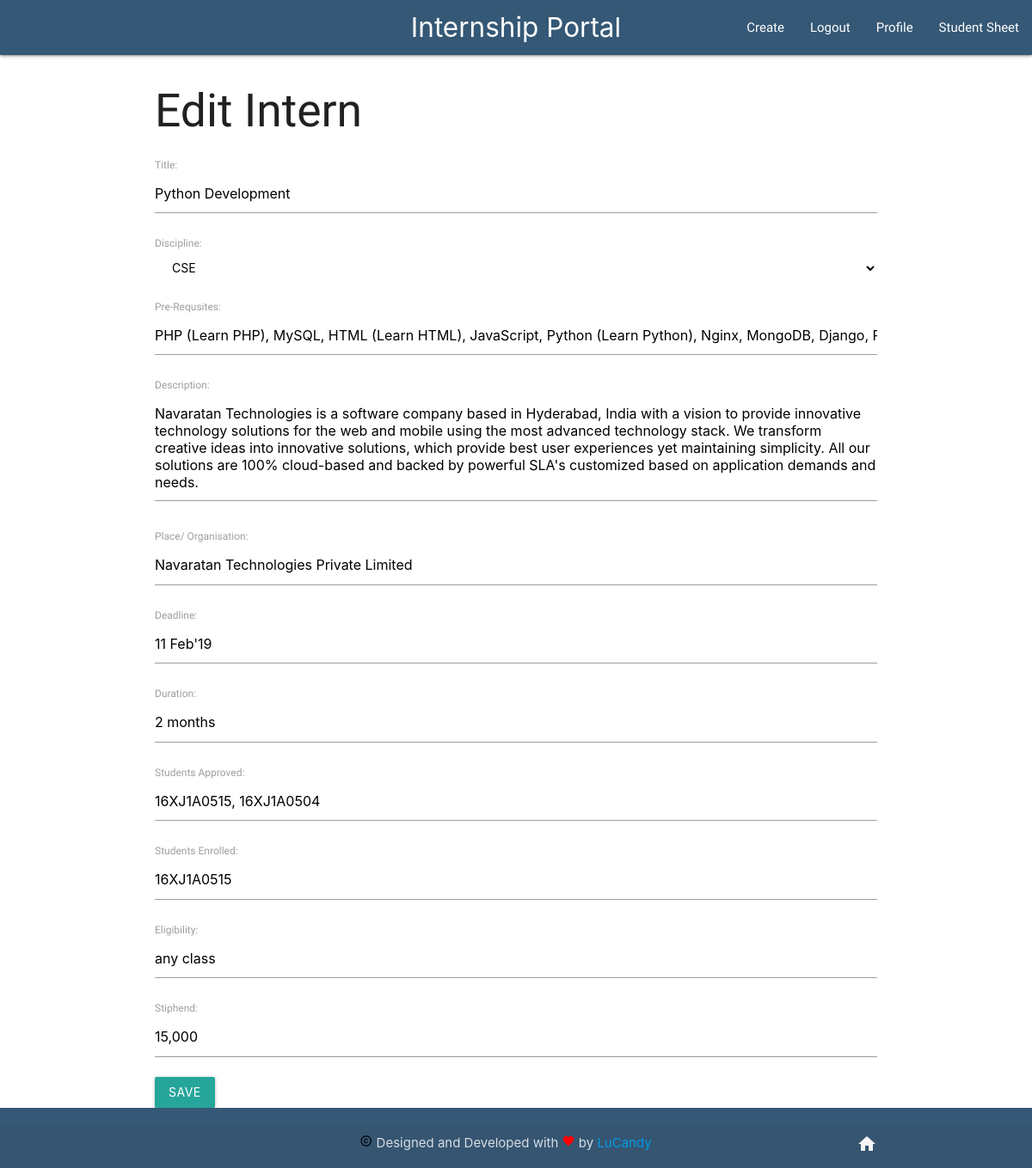
The page /interns/1/edit/ (signed in) on the database as committed earlier.
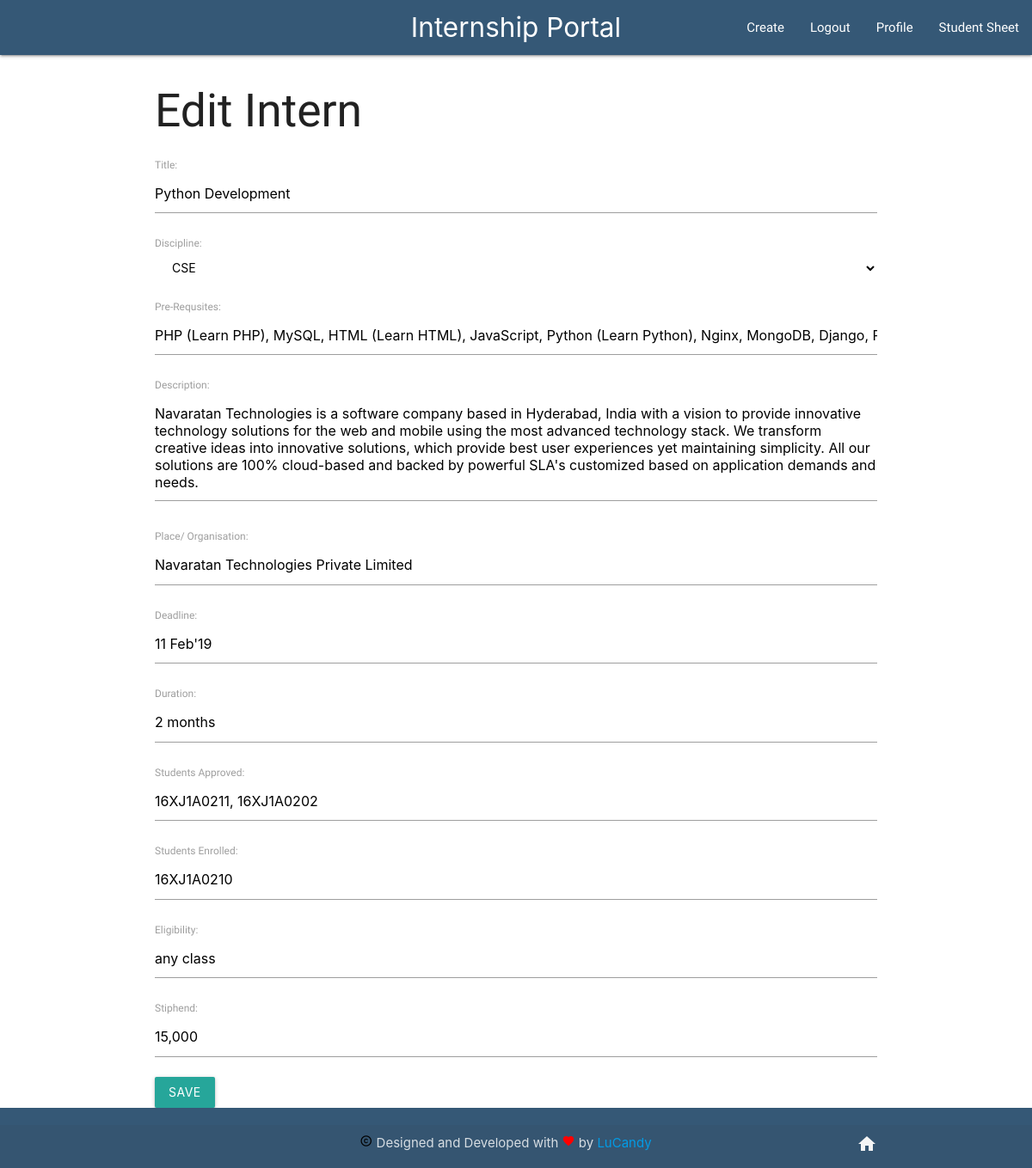
The same page on the database as committed later.
### interns/models.py (models this page shows, shortened)
class Intern(models.Model):
    user = models.ForeignKey(settings.AUTH_USER_MODEL, on_delete=models.DO_NOTHING)
    title = models.CharField(max_length=150)
    discipline=models.CharField(max_length=10)
    preReq = models.CharField(max_length=200)
    description = models.CharField(max_length=1000)
    place = models.CharField(max_length=100)
    eligibility = models.CharField(max_length=50)
    stiphend = models.CharField(max_length=50)
    timestamp = models.DateTimeField(auto_now_add=True)
    dateAdded = models.DateField(auto_now_add=True)
    deadLine = models.CharField(max_length=50)
    duration = models.CharField(max_length=30)
    studentsEnrolled= models.CharField(max_length=200,default='')
    studentsApproved= models.CharField(max_length=200,default='')

### interns/views.py (the view)
# urls.py: path('interns/<int:pk>/edit/', intern_edit, name='intern_edit'),
@login_required
def intern_edit(request, pk):
    inter = get_object_or_404(Intern, pk=pk)
    if(request.user.id == inter.user_id):
        if request.method == "POST":
            form = InternForm(request.POST, instance=inter)
            if form.is_valid():
                inter = form.save(commit=False)
                inter.user = request.user
                inter.save()
                return redirect('intern_detail_view', pk=inter.id)
        else:
            form = InternForm(instance=inter)
        return render(request, 'edit.html', {'form': form})
    else:
        return render(request,'forbidden.html',{})

### templates/edit.html
{% extends 'base.html' %}
{% block content %}
    <h2>Edit Intern</h2>
    <form method="POST" class="post-form">{% csrf_token %}
        {{ form.as_p }}
        <button type="submit" class="save btn btn-primary">Save</button>
    </form>
{% endblock %}

Rows that differ between the two databases and show on the page:
changed Intern "Python Development": studentsApproved "16XJ1A0515, 16XJ1A0504" → "16XJ1A0211, 16XJ1A0202"; studentsEnrolled "16XJ1A0515" → "16XJ1A0210"
